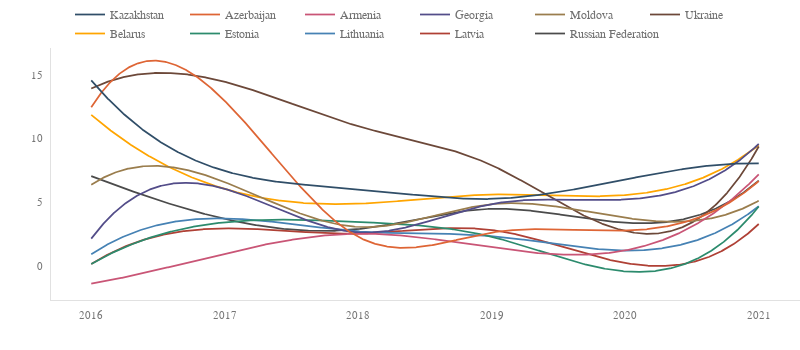

The code cell stored with this chart in its notebook:
### Code cell
fig = pl_figure(figsize=(800, 350))

for i, j in zip(a, b):

    data_ = data_plot.loc[:, j].dropna()
    
    pl_plot(
    go.Scatter(
        x=smoothed(data_).index,
        y=smoothed(data_).values.ravel(),
        mode='lines', line_color=palette[i], hoverinfo='skip',
        name=j), fig)
    pl_plot(
        go.Scatter(
            x=data_.index,
            y=data_,
            marker=dict(opacity=0, size=6),
            mode='markers', line_color=palette[i], showlegend=False, name=j), fig)

fig.update_layout(
    legend=dict(xanchor='left', entrywidth=50, traceorder='reversed')
)

# fig.update_layout(
#     legend=dict(orientation='h', x=0, y=0, yanchor='top', xanchor='left')
# )

pl_grid()
fig.show(config=config)

### Figure 1 — Plotly figure (JSON) as saved in the notebook; plotly's stock layout.template omitted (floating-point values rounded to 4 significant figures; data arrays with more than 128 entries replaced by an {"elided": "..."} marker saying what was removed)
{"data": [{"hoverinfo": "skip", "line": {"color": "#4B4B4B"}, "mode": "lines", "name": "Russian Federation", "type": "scatter", "x": {"elided": "1000 float values"}, "y": {"elided": "1000 float values"}}, {"line": {"color": "#4B4B4B"}, "marker": {"opacity": 0, "size": 6}, "mode": "markers", "name": "Russian Federation", "showlegend": false, "type": "scatter", "x": [2016, 2017, 2018, 2019, 2020, 2021], "y": [7.04, 3.68, 2.88, 4.47, 3.38, 6.69]}, {"hoverinfo": "skip", "line": {"color": "#AF4035"}, "mode": "lines", "name": "Latvia", "type": "scatter", "x": {"elided": "1000 float values"}, "y": {"elided": "1000 float values"}}, {"line": {"color": "#AF4035"}, "marker": {"opacity": 0, "size": 6}, "mode": "markers", "name": "Latvia", "showlegend": false, "type": "scatter", "x": [2016, 2017, 2018, 2019, 2020, 2021], "y": [0.14, 2.93, 2.53, 2.81, 0.22, 3.28]}, {"hoverinfo": "skip", "line": {"color": "#4682B4"}, "mode": "lines", "name": "Lithuania", "type": "scatter", "x": {"elided": "1000 float values"}, "y": {"elided": "1000 float values"}}, {"line": {"color": "#4682B4"}, "marker": {"opacity": 0, "size": 6}, "mode": "markers", "name": "Lithuania", "showlegend": false, "type": "scatter", "x": [2016, 2017, 2018, 2019, 2020, 2021], "y": [0.91, 3.72, 2.7, 2.33, 1.2, 4.68]}, {"hoverinfo": "skip", "line": {"color": "#2C8B6D"}, "mode": "lines", "name": "Estonia", "type": "scatter", "x": {"elided": "1000 float values"}, "y": {"elided": "1000 float values"}}, {"line": {"color": "#2C8B6D"}, "marker": {"opacity": 0, "size": 6}, "mode": "markers", "name": "Estonia", "showlegend": false, "type": "scatter", "x": [2016, 2017, 2018, 2019, 2020, 2021], "y": [0.15, 3.42, 3.44, 2.28, -0.44, 4.65]}, {"hoverinfo": "skip", "line": {"color": "#FFA500"}, "mode": "lines", "name": "Belarus", "type": "scatter", "x": {"elided": "1000 float values"}, "y": {"elided": "1000 float values"}}, {"line": {"color": "#FFA500"}, "marker": {"opacity": 0, "size": 6}, "mode": "markers", "name": "Belarus", "showlegend": false, "type": "scatter", "x": [2016, 2017, 2018, 2019, 2020, 2021], "y": [11.84, 6.03, 4.87, 5.6, 5.55, 9.46]}, {"hoverinfo": "skip", "line": {"color": "#6C4839"}, "mode": "lines", "name": "Ukraine", "type": "scatter", "x": {"elided": "1000 float values"}, "y": {"elided": "1000 float values"}}, {"line": {"color": "#6C4839"}, "marker": {"opacity": 0, "size": 6}, "mode": "markers", "name": "Ukraine", "showlegend": false, "type": "scatter", "x": [2016, 2017, 2018, 2019, 2020, 2021], "y": [13.91, 14.44, 10.95, 7.89, 2.73, 9.36]}, {"hoverinfo": "skip", "line": {"color": "#9A7D4D"}, "mode": "lines", "name": "Moldova", "type": "scatter", "x": {"elided": "1000 float values"}, "y": {"elided": "1000 float values"}}, {"line": {"color": "#9A7D4D"}, "marker": {"opacity": 0, "size": 6}, "mode": "markers", "name": "Moldova", "showlegend": false, "type": "scatter", "x": [2016, 2017, 2018, 2019, 2020, 2021], "y": [6.36, 6.57, 3.05, 4.84, 3.77, 5.11]}, {"hoverinfo": "skip", "line": {"color": "#534D89"}, "mode": "lines", "name": "Georgia", "type": "scatter", "x": {"elided": "1000 float values"}, "y": {"elided": "1000 float values"}}, {"line": {"color": "#534D89"}, "marker": {"opacity": 0, "size": 6}, "mode": "markers", "name": "Georgia", "showlegend": false, "type": "scatter", "x": [2016, 2017, 2018, 2019, 2020, 2021], "y": [2.13, 6.04, 2.62, 4.85, 5.2, 9.57]}, {"hoverinfo": "skip", "line": {"color": "#C95576"}, "mode": "lines", "name": "Armenia", "type": "scatter", "x": {"elided": "1000 float values"}, "y": {"elided": "1000 float values"}}, {"line": {"color": "#C95576"}, "marker": {"opacity": 0, "size": 6}, "mode": "markers", "name": "Armenia", "showlegend": false, "type": "scatter", "x": [2016, 2017, 2018, 2019, 2020, 2021], "y": [-1.4, 0.97, 2.52, 1.44, 1.21, 7.18]}, {"hoverinfo": "skip", "line": {"color": "#DE6535"}, "mode": "lines", "name": "Azerbaijan", "type": "scatter", "x": {"elided": "1000 float values"}, "y": {"elided": "1000 float values"}}, {"line": {"color": "#DE6535"}, "marker": {"opacity": 0, "size": 6}, "mode": "markers", "name": "Azerbaijan", "showlegend": false, "type": "scatter", "x": [2016, 2017, 2018, 2019, 2020, 2021], "y": [12.44, 12.94, 2.27, 2.61, 2.76, 6.65]}, {"hoverinfo": "skip", "line": {"color": "#304E68"}, "mode": "lines", "name": "Kazakhstan", "type": "scatter", "x": {"elided": "1000 float values"}, "y": {"elided": "1000 float values"}}, {"line": {"color": "#304E68"}, "marker": {"opacity": 0, "size": 6}, "mode": "markers", "name": "Kazakhstan", "showlegend": false, "type": "scatter", "x": [2016, 2017, 2018, 2019, 2020, 2021], "y": [14.55, 7.44, 6.02, 5.25, 6.77, 8.04]}], "layout": {"autosize": false, "height": 350, "legend": {"entrywidth": 50, "traceorder": "reversed", "xanchor": "left"}, "width": 800, "xaxis": {"autorange": true, "range": [2016.0, 2021.0], "showgrid": false, "type": "linear"}, "yaxis": {"autorange": true, "range": [-2.683, 17.09], "showgrid": false, "type": "linear"}}}
